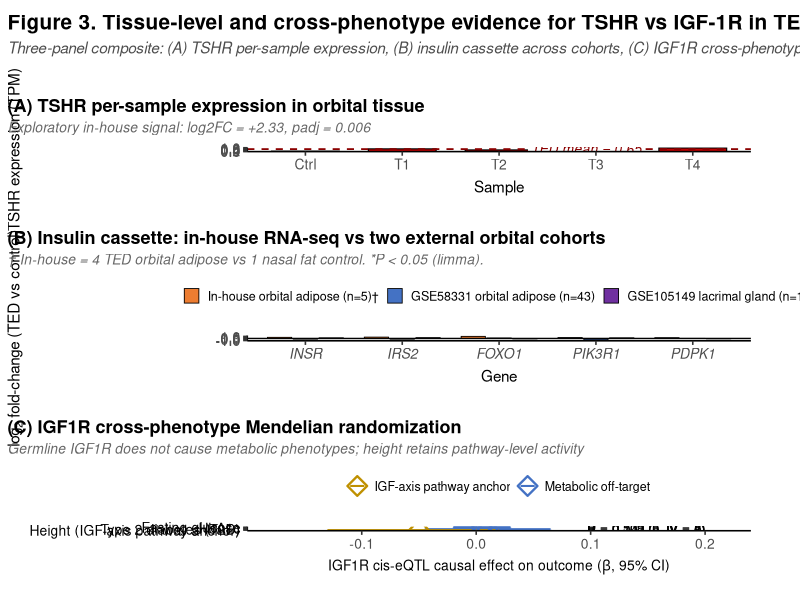

This chart was generated by the following R code:
# ============================================================
# Figure 3 v6.5 — Three-panel vertical stack (TED-TRAP v4.5)
# v6.5 changes (FROM v6.4) — 빈공간 제거:
#  1. Canvas: 12 → 10 inch width (좌측 빈공간 축소)
#  2. plot.margin 좌측 0 (was 15) — 빈공간 완전 제거
#  3. axis.title.y margin(r=2) — axis title이 chart에 바짝 붙음
# ============================================================

library(ggplot2)
library(patchwork)
library(dplyr)
library(scales)

# ============================================================
# PANEL A — TSHR per-sample TPM
# ============================================================

panel_a_data <- data.frame(
  sample = factor(c("Ctrl", "T1", "T2", "T3", "T4"),
                  levels = c("Ctrl", "T1", "T2", "T3", "T4")),
  TPM    = c(0.10, 0.72, 0.43, 0.49, 0.96),
  group  = c("Control", "TED", "TED", "TED", "TED")
)

ted_mean <- mean(panel_a_data$TPM[panel_a_data$group == "TED"])

p_a <- ggplot(panel_a_data, aes(x = sample, y = TPM, fill = group)) +
  geom_col(color = "black", linewidth = 0.4, width = 0.7) +
  geom_text(aes(label = sprintf("%.2f", TPM)),
            vjust = -0.5, size = 4, fontface = "bold") +
  geom_hline(yintercept = ted_mean, linetype = "dashed",
             color = "darkred", linewidth = 0.6) +
  geom_label(data = data.frame(x = 4.5, y = ted_mean,
                                label = sprintf("TED mean = %.2f", ted_mean)),
             aes(x = x, y = y, label = label),
             color = "darkred", size = 3.5, fontface = "italic",
             fill = "white", label.size = 0,
             label.padding = unit(0.15, "lines"),
             hjust = 1, inherit.aes = FALSE) +
  scale_fill_manual(values = c("Control" = "#808080", "TED" = "#C00000"),
                    guide = "none") +
  scale_y_continuous(limits = c(0, 1.05), expand = c(0, 0),
                     breaks = seq(0, 1.0, 0.2)) +
  # ★ v6.4: 짧은 subtitle
  labs(title    = "(A) TSHR per-sample expression in orbital tissue",
       subtitle = "Exploratory in-house signal: log2FC = +2.33, padj = 0.006",
       x = "Sample",
       y = "TSHR expression (TPM)") +
  theme_classic(base_size = 12) +
  theme(plot.title          = element_text(face = "bold", size = 13, hjust = 0,
                                           margin = margin(b = 4)),
        plot.subtitle       = element_text(face = "italic", size = 10,
                                           color = "gray40", hjust = 0,
                                           margin = margin(b = 8)),
        # ★ v6.4: title/subtitle를 plot 기준 정렬 (axis area 영향 X)
        plot.title.position = "plot",
        # ★ v6.4: axis text padding 단축
        axis.title.y        = element_text(size = 11, margin = margin(r = 2)),
        axis.title.x        = element_text(size = 11, margin = margin(t = 5)),
        axis.text.y         = element_text(size = 10, margin = margin(r = 2)),
        axis.text.x         = element_text(size = 10, margin = margin(t = 2)),
        plot.margin         = margin(15, 30, 10, 0))

# ============================================================
# PANEL B — Insulin cassette 3-cohort
# ============================================================

panel_b_data <- data.frame(
  Gene = factor(rep(c("INSR", "IRS2", "FOXO1", "PIK3R1", "PDPK1"), 3),
                levels = c("INSR", "IRS2", "FOXO1", "PIK3R1", "PDPK1")),
  Cohort = factor(rep(c("In-house orbital adipose (n=5)\u2020",
                        "GSE58331 orbital adipose (n=43)",
                        "GSE105149 lacrimal gland (n=11)"), each = 5),
                  levels = c("In-house orbital adipose (n=5)\u2020",
                             "GSE58331 orbital adipose (n=43)",
                             "GSE105149 lacrimal gland (n=11)")),
  log2FC = c(
    +0.54, +0.65, +1.02, +0.44, +0.38,
    -0.31, -0.33, +0.21, -0.68, +0.04,
    +0.30, +0.40, -0.20, +0.30, -0.15
  ),
  is_significant = c(
    rep(FALSE, 5),
    TRUE, FALSE, FALSE, TRUE, FALSE,
    rep(FALSE, 5)
  )
)

panel_b_data$label <- sprintf("%+.2f%s",
                              panel_b_data$log2FC,
                              ifelse(panel_b_data$is_significant, "*", ""))

# ★ v6.4: 짧은 subtitle (한 줄에 들어가게)
panel_b_subtitle <- "\u2020 In-house = 4 TED orbital adipose vs 1 nasal fat control. *P < 0.05 (limma)."

p_b <- ggplot(panel_b_data, aes(x = Gene, y = log2FC, fill = Cohort)) +
  geom_col(position = position_dodge(width = 0.8),
           width = 0.75, color = "black", linewidth = 0.3) +
  geom_text(aes(label = label,
                vjust = ifelse(log2FC >= 0, -0.4, 1.3)),
            position = position_dodge(width = 0.8),
            size = 3.0) +
  geom_hline(yintercept = 0, color = "black", linewidth = 0.5) +
  scale_fill_manual(values = c(
    "In-house orbital adipose (n=5)\u2020"  = "#ED7D31",
    "GSE58331 orbital adipose (n=43)"        = "#4472C4",
    "GSE105149 lacrimal gland (n=11)"        = "#7030A0"
  )) +
  scale_y_continuous(limits = c(-1.0, 1.3), breaks = seq(-1.0, 1.2, 0.5)) +
  labs(title    = "(B) Insulin cassette: in-house RNA-seq vs two external orbital cohorts",
       subtitle = panel_b_subtitle,
       x        = "Gene",
       y        = expression(log[2]~"fold-change (TED vs control)"),
       fill     = NULL) +
  theme_classic(base_size = 12) +
  theme(plot.title          = element_text(face = "bold", size = 13, hjust = 0,
                                           margin = margin(b = 4)),
        plot.subtitle       = element_text(face = "italic", size = 10,
                                           color = "gray40", hjust = 0,
                                           margin = margin(b = 8)),
        plot.title.position = "plot",
        axis.text.x         = element_text(face = "italic", size = 10,
                                           margin = margin(t = 2)),
        axis.title.y        = element_text(size = 11, margin = margin(r = 2)),
        axis.title.x        = element_text(size = 11, margin = margin(t = 5)),
        axis.text.y         = element_text(size = 10, margin = margin(r = 2)),
        legend.position     = "top",
        legend.text         = element_text(size = 9),
        legend.title        = element_blank(),
        legend.key.size     = unit(0.4, "cm"),
        legend.box.margin   = margin(t = 0, b = 5),
        plot.margin         = margin(15, 30, 10, 0))

# ============================================================
# PANEL C — IGF1R cross-phenotype MR
# ============================================================

panel_c_data <- data.frame(
  outcome = factor(c("Fasting glucose",
                     "HbA1c",
                     "Type 2 diabetes (T2D)",
                     "Height (IGF-axis pathway anchor)"),
                   levels = c("Height (IGF-axis pathway anchor)",
                              "Type 2 diabetes (T2D)",
                              "HbA1c",
                              "Fasting glucose")),
  beta    = c(0.005, 0.005, 0.010, -0.050),
  ci_low  = c(-0.020, -0.020, -0.045, -0.130),
  ci_high = c(0.030, 0.030, 0.065, 0.020),
  pvalue  = c(0.533, 0.509, 0.702, 0.140),
  n_iv    = c(8, 8, 7, 8),
  category = c("Metabolic off-target", "Metabolic off-target",
               "Metabolic off-target", "IGF-axis pathway anchor")
)

panel_c_data$label_p <- sprintf("P = %.3f (n_IV = %d)",
                                panel_c_data$pvalue,
                                panel_c_data$n_iv)

p_c <- ggplot(panel_c_data, aes(x = beta, y = outcome, color = category)) +
  geom_vline(xintercept = 0, linetype = "dashed",
             color = "gray50", linewidth = 0.5) +
  geom_errorbarh(aes(xmin = ci_low, xmax = ci_high),
                 height = 0.2, linewidth = 0.7) +
  geom_point(aes(shape = category), size = 4.5, fill = NA, stroke = 1.2) +
  geom_text(aes(x = 0.20, label = label_p), color = "black",
            size = 3.4, hjust = 1) +
  annotate("text", x = 0.20, y = "Height (IGF-axis pathway anchor)",
           label = "WM P = 0.019 (anchor)", hjust = 1,
           vjust = 2.2, color = "#BF9000", size = 3.2,
           fontface = "italic") +
  scale_color_manual(values = c(
    "Metabolic off-target"     = "#4472C4",
    "IGF-axis pathway anchor"  = "#BF9000"
  )) +
  scale_shape_manual(values = c(
    "Metabolic off-target"     = 23,
    "IGF-axis pathway anchor"  = 23
  )) +
  scale_x_continuous(limits = c(-0.18, 0.22),
                     breaks = c(-0.1, 0, 0.1, 0.2)) +
  # ★ v6.4: 짧은 subtitle
  labs(title    = "(C) IGF1R cross-phenotype Mendelian randomization",
       subtitle = "Germline IGF1R does not cause metabolic phenotypes; height retains pathway-level activity",
       x        = expression(paste("IGF1R cis-eQTL causal effect on outcome (", beta, ", 95% CI)")),
       y        = NULL,
       color    = NULL, shape = NULL) +
  theme_classic(base_size = 12) +
  theme(plot.title          = element_text(face = "bold", size = 13, hjust = 0,
                                           margin = margin(b = 4)),
        plot.subtitle       = element_text(face = "italic", size = 10,
                                           color = "gray40", hjust = 0,
                                           margin = margin(b = 8)),
        plot.title.position = "plot",
        axis.text.y         = element_text(size = 10, color = "black",
                                           margin = margin(r = 2)),
        axis.text.x         = element_text(size = 10, margin = margin(t = 2)),
        axis.title.x        = element_text(size = 10, margin = margin(t = 5)),
        legend.position     = "top",
        legend.text         = element_text(size = 9),
        legend.key.size     = unit(0.4, "cm"),
        legend.box.margin   = margin(t = 0, b = 5),
        plot.margin         = margin(15, 30, 10, 0))

# ============================================================
# Vertical stack with overall title
# ============================================================

# ★ v6.4: 짧은 overall title + subtitle (한 줄에 들어가게)
final_plot <- (p_a / p_b / p_c +
  plot_layout(heights = c(1.0, 1.3, 1.0))) +
  plot_annotation(
    title    = "Figure 3. Tissue-level and cross-phenotype evidence for TSHR vs IGF-1R in TED",
    subtitle = "Three-panel composite: (A) TSHR per-sample expression, (B) insulin cassette across cohorts, (C) IGF1R cross-phenotype MR",
    theme = theme(
      plot.title          = element_text(face = "bold", size = 15, hjust = 0,
                                         margin = margin(t = 5, b = 5, l = 0)),
      plot.subtitle       = element_text(face = "italic", size = 11,
                                         color = "gray30", hjust = 0,
                                         margin = margin(b = 15, l = 0),
                                         lineheight = 1.2),
      # ★ v6.4: title을 page 기준 정렬
      plot.title.position = "plot"
    )
  )

# ★ v6.4: 12 x 15 inch (was 9 x 15) → subtitle 한 줄에 충분
# 12 * 450 = 5400; 15 * 450 = 6750 → 36.5 MP < 40 MP ✅
ggsave(
  filename = "Figure3.png",
  plot     = final_plot,
  width    = 10, height = 15, units = "in",
  dpi      = 500,
  bg       = "white"
)

cat("Figure 3 v6.5 saved.\n")
cat("✅ Canvas: 10 x 15 in (was 12 x 15) — 좌측 빈공간 축소\n")
cat("✅ plot.margin 좌측 0 (was 15) — axis title이 plot 끝까지 push\n")
cat("✅ axis.title.y margin(r=2) — chart에 바짝 붙음\n")
cat("Dimensions: 10 x 15 in @ 500 DPI = 5000 x 7500 px = 37.5 MP\n")
